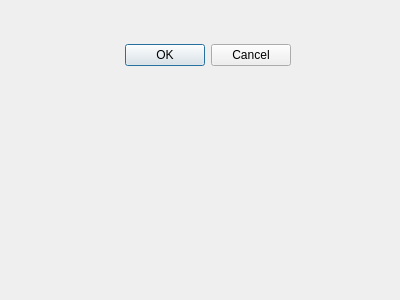
<?xml version="1.0" encoding="UTF-8"?>
<ui version="4.0">
 <class>Config</class>
 <widget class="QWidget" name="Config">
  <property name="geometry">
   <rect>
    <x>0</x>
    <y>0</y>
    <width>400</width>
    <height>300</height>
   </rect>
  </property>
  <property name="windowTitle">
   <string>Settings</string>
  </property>
  <widget class="QWidget" name="verticalLayoutWidget">
   <property name="geometry">
    <rect>
     <x>0</x>
     <y>0</y>
     <width>291</width>
     <height>111</height>
    </rect>
   </property>
   <layout class="QVBoxLayout" name="Layout">
    <item>
     <widget class="QDialogButtonBox" name="buttonBox">
      <property name="standardButtons">
       <set>QDialogButtonBox::Cancel|QDialogButtonBox::Ok</set>
      </property>
     </widget>
    </item>
   </layout>
  </widget>
 </widget>
 <resources/>
 <connections/>
</ui>
